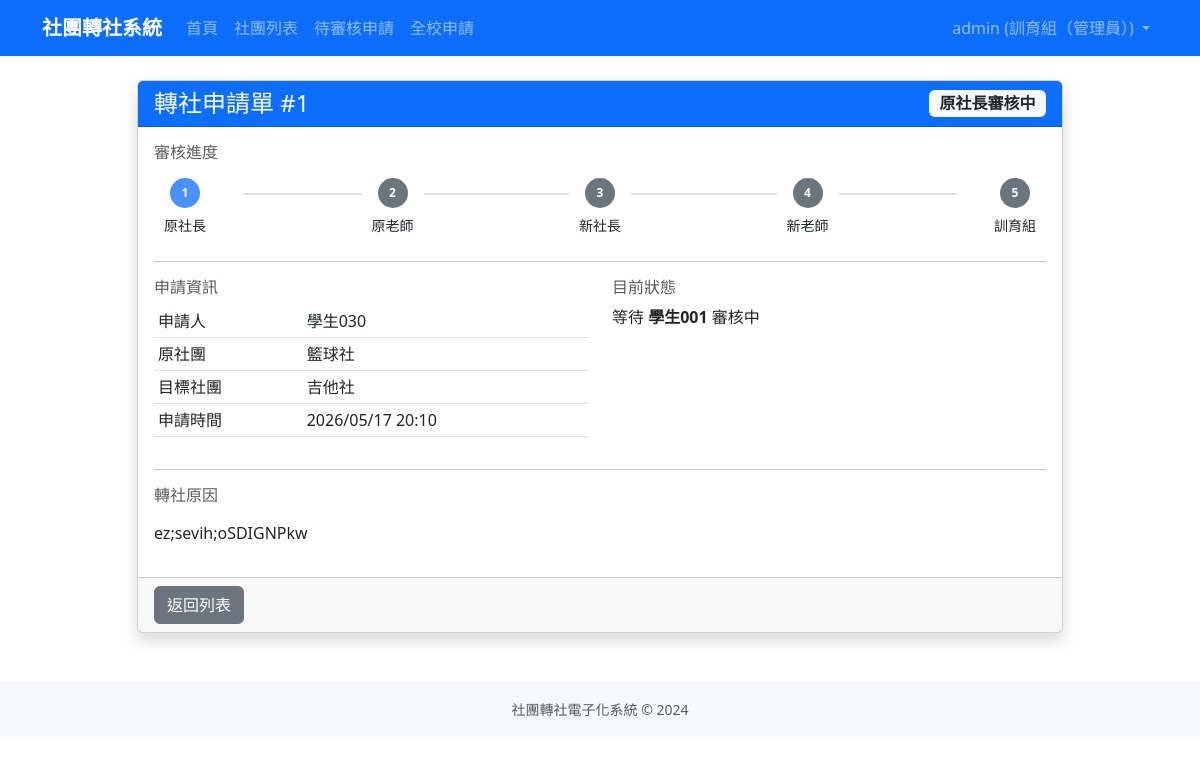
The app's page /transfers/request/1/ (signed in), older data.
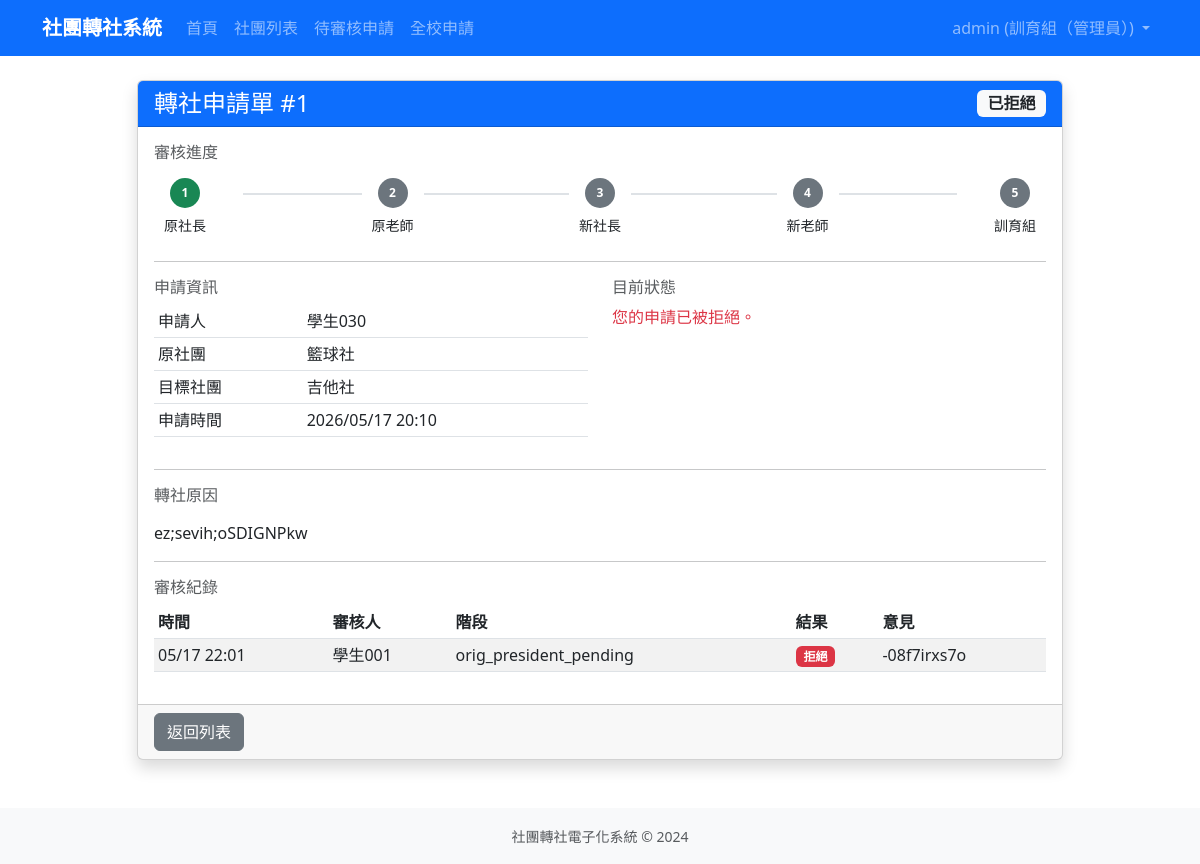
The same page, newer data.
### transfers/models.py (models this page shows, shortened)
class TransferRequest(models.Model):
    STATUS_CHOICES = [
        ('draft', '草稿'),
        ('orig_president_pending', '原社長審核中'),
        ('orig_teacher_pending', '原指導老師審核中'),
        ('new_president_pending', '新社長審核中'),
        ('new_teacher_pending', '新指導老師審核中'),
        ('admin_pending', '訓育組審核中'),
        ('approved', '已核准'),
        ('rejected', '已拒絕'),
        ('returned', '退回重選'),
    ]
    student = models.ForeignKey(
        settings.AUTH_USER_MODEL,
        on_delete=models.CASCADE,
        related_name='transfer_requests',
        verbose_name='申請學生'
    )
    original_club = models.ForeignKey(
        'clubs.Club',
        on_delete=models.CASCADE,
        related_name='transfer_out_requests',
        verbose_name='原社團'
    )
    target_club = models.ForeignKey(
        'clubs.Club',
        on_delete=models.CASCADE,
        related_name='transfer_in_requests',
        verbose_name='目標社團'
    )
    status = models.CharField(
        max_length=30,
        choices=STATUS_CHOICES,
        default='orig_president_pending',
        verbose_name='狀態'
    )
    reason = models.TextField(blank=True, verbose_name='轉社原因')
    created_at = models.DateTimeField(auto_now_add=True, verbose_name='申請時間')
    updated_at = models.DateTimeField(auto_now=True, verbose_name='更新時間')
    completed_at = models.DateTimeField(null=True, blank=True, verbose_name='完成時間')
    class Meta:
        verbose_name = '轉社申請單'
        verbose_name_plural = '轉社申請單'
        ordering = ['-created_at']
    def get_current_approver(self):
        approvers = {
            'orig_president_pending': self.original_club.president,
            'orig_teacher_pending': self.original_club.teacher,
            'new_president_pending': self.target_club.president,
            'new_teacher_pending': self.target_club.teacher,
            'admin_pending': None,  # 訓育組為管理員群組
        }
        return get_user_from_display_text(approvers.get(self.status))

class ApprovalLog(models.Model):
    RESULT_CHOICES = [
        ('approve', '同意'),
        ('reject', '拒絕'),
        ('return', '退回重選'),
    ]
    transfer_request = models.ForeignKey(
        TransferRequest,
        on_delete=models.CASCADE,
        related_name='approval_logs',
        verbose_name='申請單'
    )
    approver = models.ForeignKey(
        settings.AUTH_USER_MODEL,
        on_delete=models.CASCADE,
        verbose_name='審核人'
    )
    approval_stage = models.CharField(
        max_length=30,
        verbose_name='審核階段'
    )
    result = models.CharField(
        max_length=10,
        choices=RESULT_CHOICES,
        verbose_name='審核結果'
    )
    comment = models.TextField(blank=True, verbose_name='審核意見')
    created_at = models.DateTimeField(auto_now_add=True, verbose_name='審核時間')
    class Meta:
        verbose_name = '審核紀錄'
        verbose_name_plural = '審核紀錄'
        ordering = ['-created_at']

### accounts/models.py (models this page shows, shortened)
class User(AbstractUser):
    ROLE_CHOICES = [
        ('student', '學生'),
        ('president', '社長'),
        ('teacher', '指導老師'),
        ('admin', '訓育組（管理員）'),
    ]
    role = models.CharField(
        max_length=20,
        choices=ROLE_CHOICES,
        default='student',
        verbose_name='身分組'
    )
    student_id = models.CharField(
        max_length=20,
        blank=True,
        verbose_name='學號'
    )
    club = models.ForeignKey(
        'clubs.Club',
        on_delete=models.SET_NULL,
        null=True,
        blank=True,
        verbose_name='所屬社團',
        related_name='members'
    )
    phone = models.CharField(max_length=20, blank=True, verbose_name='電話')
    class Meta:
        verbose_name = '使用者'
        verbose_name_plural = '使用者'
    def is_admin(self):
        return self.role == 'admin'

### clubs/models.py (models this page shows, shortened)
class Club(models.Model):
    CATEGORY_CHOICES = [
        ('academic', '學術類'),
        ('arts', '藝文類'),
        ('performance', '藝能類'),
        ('recreation', '康輔類'),
        ('sports', '體育類'),
    ]
    code = models.CharField(max_length=10, unique=True, null=True, blank=True, verbose_name='社團代號')
    name = models.CharField(max_length=100, verbose_name='社團名稱')
    teacher = models.CharField(max_length=50, default='', verbose_name='指導老師')
    president = models.CharField(max_length=50, default='', verbose_name='社長')
    location = models.CharField(max_length=100, blank=True, verbose_name='社課場地')
    category = models.CharField(max_length=20, choices=CATEGORY_CHOICES, blank=True, verbose_name='類別')
    description = models.TextField(blank=True, verbose_name='社團描述')
    max_members = models.PositiveIntegerField(default=30, verbose_name='人數上限')
    current_members = models.PositiveIntegerField(default=0, verbose_name='現有人數')
    is_active = models.BooleanField(default=True, verbose_name='啟用中')
    created_at = models.DateTimeField(auto_now_add=True, verbose_name='建立時間')
    updated_at = models.DateTimeField(auto_now=True, verbose_name='更新時間')
    class Meta:
        verbose_name = '社團'
        verbose_name_plural = '社團'
        ordering = ['name']

### transfers/views.py (the view)
# urls.py: path('request/<int:pk>/', views.RequestDetailView.as_view(), name='request_detail'),
class RequestDetailView(LoginRequiredMixin, DetailView):
    model = TransferRequest
    template_name = 'transfers/request_detail.html'
    context_object_name = 'request'
    def get_object(self, queryset=None):
        transfer_request = super().get_object(queryset)
        user = self.request.user
        if transfer_request.student == user:
            return transfer_request
        if user.is_admin():
            return transfer_request
        if transfer_request.can_be_approved_by(user):
            return transfer_request
        raise PermissionDenied
    def get_context_data(self, **kwargs):
        context = super().get_context_data(**kwargs)
        context['logs'] = self.object.approval_logs.all()
        context['current_approver'] = self.object.get_current_approver()
        return context

### transfers/models.py (called while the page is built)
def get_user_from_display_text(value):
    if not value:
        return None
    if not isinstance(value, str):
        return value
    match = re.search(r'\(([^()]+)\)\s*$', value.strip())
    username = match.group(1).strip() if match else value.strip()
    if not username:
        return None
    from django.apps import apps
    app_label, model_name = settings.AUTH_USER_MODEL.split('.', 1)
    User = apps.get_model(app_label, model_name)
    try:
        return User.objects.get(username=username)
    except User.DoesNotExist:
        return None

### templates/transfers/request_detail.html (shortened to what the changed rows need)
{% extends 'base.html' %}
{% block content %}
<div class="row justify-content-center">
    <div class="col-md-10">
        <div class="card shadow">
            <div class="card-header bg-primary text-white d-flex justify-content-between align-items-center">
                <h4 class="mb-0">轉社申請單 #{{ request.id }}</h4>
                <span class="badge bg-light text-dark fs-6">{{ request.get_status_display }}</span>
            </div>
            <div class="card-body">
                <h6 class="text-muted mb-3">審核進度</h6>
                <div class="progress-tracker mb-4">
                    <div class="progress-step {% if request.status == 'orig_president_pending' %}active{% elif request.status != 'draft' %}completed{% else %}pending{% endif %}">
                    </div>
                    <div class="progress-step {% if request.status == 'orig_teacher_pending' %}active{% elif request.status == 'new_president_pending' or request.status == 'new_teacher_pending' or request.status == 'admin_pending' or request.status == 'approved' %}completed{% else %}pending{% endif %}">
                    </div>
                    <div class="progress-step {% if request.status == 'new_president_pending' %}active{% elif request.status == 'new_teacher_pending' or request.status == 'admin_pending' or request.status == 'approved' %}completed{% else %}pending{% endif %}">
                    </div>
                    <div class="progress-step {% if request.status == 'new_teacher_pending' %}active{% elif request.status == 'admin_pending' or request.status == 'approved' %}completed{% else %}pending{% endif %}">
                    </div>
                    <div class="progress-step {% if request.status == 'admin_pending' %}active{% elif request.status == 'approved' %}completed{% else %}pending{% endif %}">
                    </div>
                </div>
                <hr>
                <div class="row">
                    <div class="col-md-6">
                        <table class="table table-sm">
                            <tr>
                                <td>申請人</td>
                                <td>{{ request.student.get_full_name|default:request.student.username }}</td>
                            </tr>
                            <tr>
                                <td>原社團</td>
                                <td>{{ request.original_club.name }}</td>
                            </tr>
                            <tr>
                                <td>目標社團</td>
                                <td>{{ request.target_club.name }}</td>
                            </tr>
                            <tr>
                                <td>申請時間</td>
                                <td>{{ request.created_at|date:"Y/m/d H:i" }}</td>
                            </tr>
                        </table>
                    </div>
                    <div class="col-md-6">
                        <h6 class="text-muted">目前狀態</h6>
                        <p>
                            {% if request.status == 'approved' %}
                                <span class="text-success">您的轉社申請已完成所有審核並核准！</span>
                            {% elif request.status == 'rejected' %}
                                <span class="text-danger">您的申請已被拒絕。</span>
                            {% elif request.status == 'returned' %}
                                <span class="text-warning">申請被退回，請重新選擇目標社團。</span>
                            {% else %}
                                {% if current_approver %}
                                    等待 <strong>{{ current_approver.get_full_name|default:current_approver.username }}</strong> 審核中
                                {% else %}
                                    等待訓育組審核
                                {% endif %}
                            {% endif %}
                        </p>
                    </div>
                </div>
                {% if request.reason %}
                <hr>
                <h6 class="text-muted">轉社原因</h6>
                <p>{{ request.reason|linebreaks }}</p>
                {% endif %}
                {% if logs %}
                <hr>
                <h6 class="text-muted">審核紀錄</h6>
                <div class="table-responsive">
                    <table class="table table-sm table-striped">
                        <thead>
                            <tr>
                                <th>時間</th>
                                <th>審核人</th>
                                <th>階段</th>
                                <th>結果</th>
                                <th>意見</th>
                            </tr>
                        </thead>
                        <tbody>
                            {% for log in logs %}
                            <tr>
                                <td>{{ log.created_at|date:"m/d H:i" }}</td>
                                <td>{{ log.approver.get_full_name|default:log.approver.username }}</td>
                                <td>{{ log.get_approval_stage_display|default:log.approval_stage }}</td>
                                <td>
                                    {% if log.result == 'approve' %}
                                        <span class="badge bg-success">同意</span>
                                    {% elif log.result == 'reject' %}
                                        <span class="badge bg-danger">拒絕</span>
                                    {% else %}
                                        <span class="badge bg-warning">退回</span>
                                    {% endif %}
                                </td>
                                <td>{{ log.comment|default:"-" }}</td>
                            </tr>
                            {% endfor %}
                        </tbody>
                    </table>
                </div>
                {% endif %}
            </div>
        </div>
    </div>
</div>
{% endblock %}

Row changes from the older to the newer data that the page shows:
no longer on this page (row edited): User: get_full_name "學生001"
changed TransferRequest "ez;sevih;oSDIGNPkw": status "原社長審核中" → "已拒絕"
added ApprovalLog: created_at "05/17 22:01", approver.get_full_name "學生001", approval_stage "orig_president_pending", result "拒絕", comment "-08f7irxs7o"
Text that changed along with them:
text no longer shown: "等待 審核中"
text now shown: "您的申請已被拒絕。 審核紀錄 時間 審核人 階段 結果 意見"
